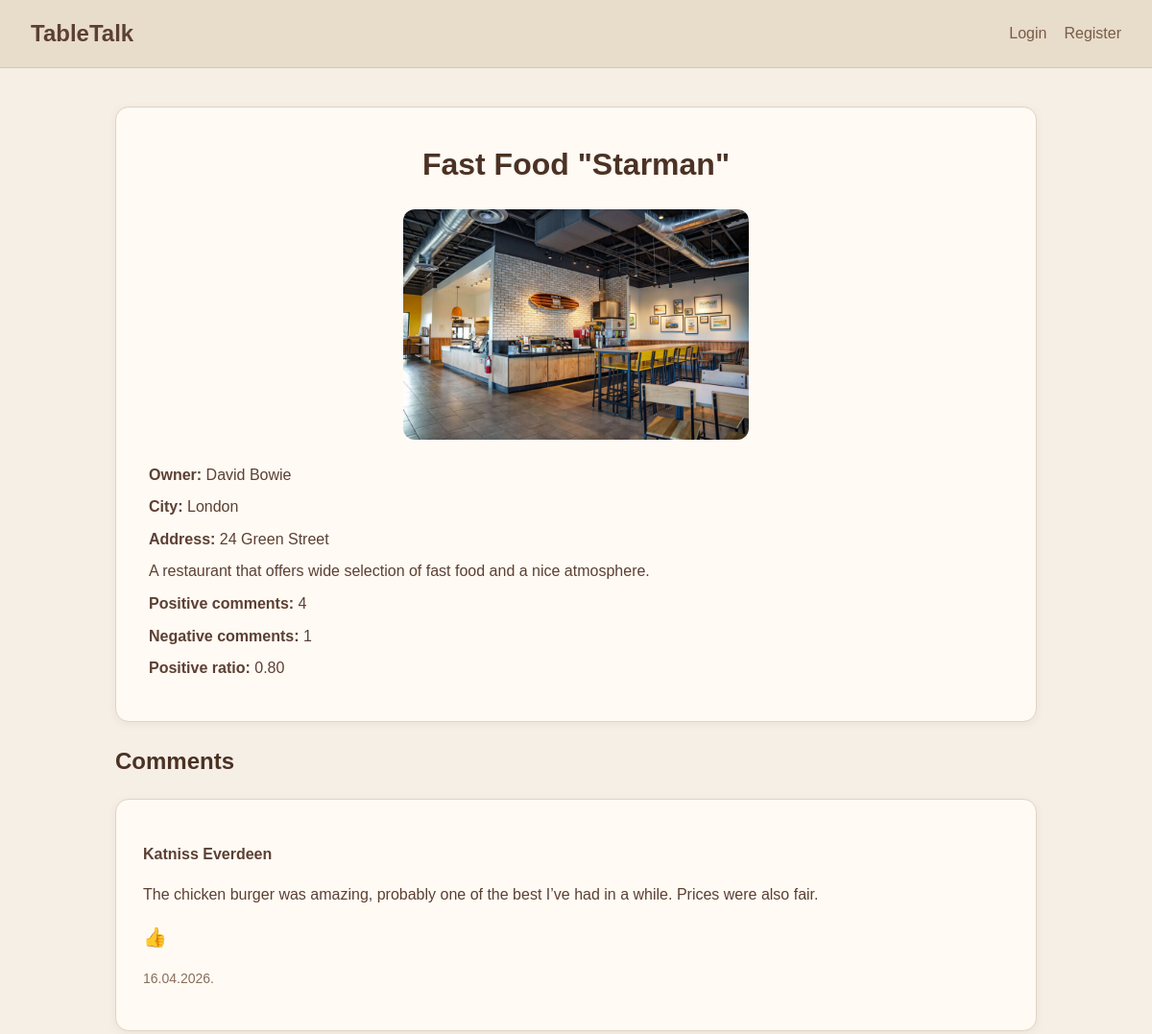
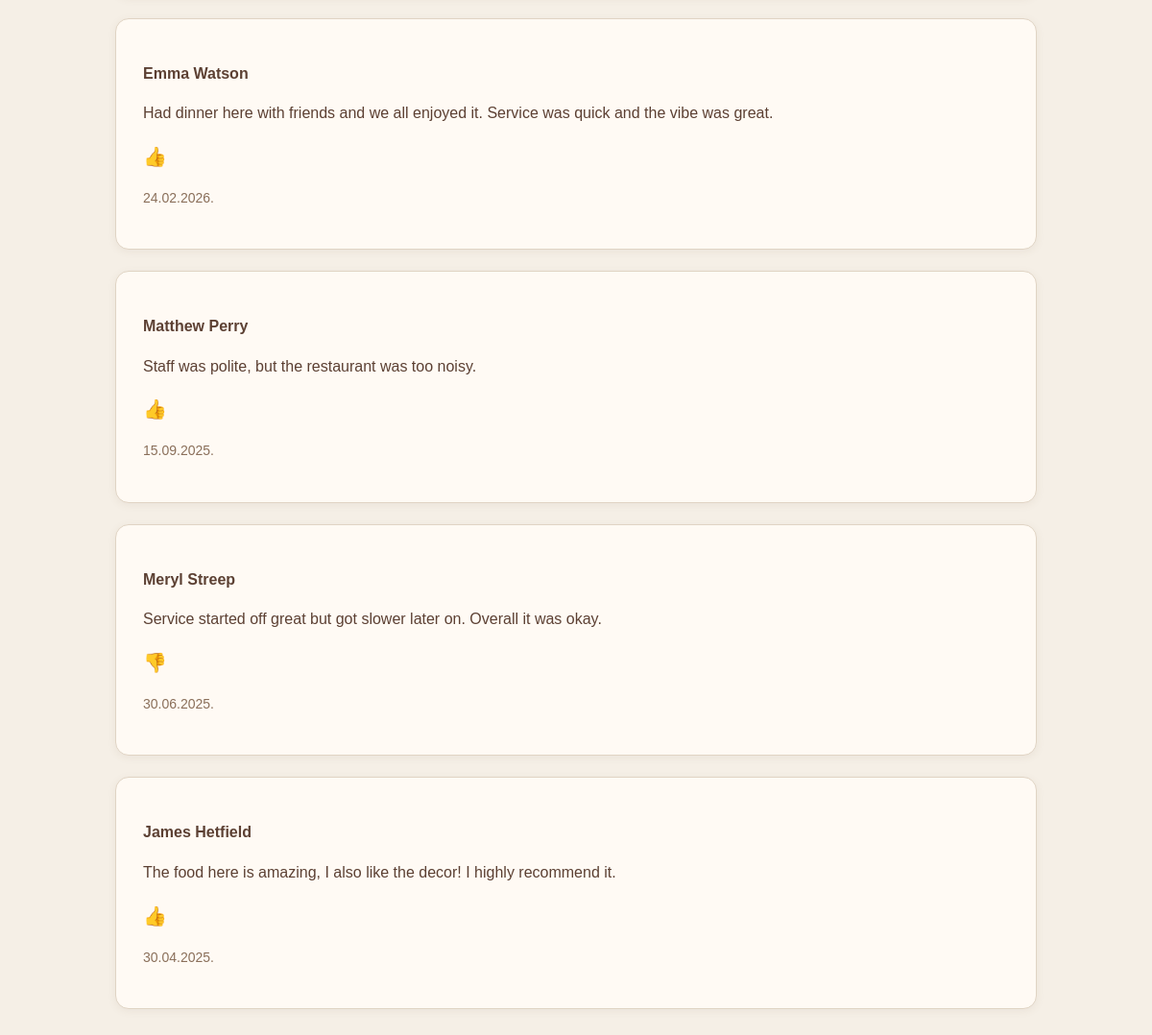
Page /restaurants/1/ on the committed database (2 pictures, top to bottom).
### app/models.py (models this page shows, shortened)
class Restaurant(models.Model):
    owner = models.OneToOneField(User, on_delete=models.CASCADE)
    name = models.CharField(max_length=100)
    description = models.TextField()
    city = models.CharField(max_length=100)
    address = models.CharField(max_length=200)
    image = models.ImageField(upload_to='restaurants/', blank=True, null=True)
    created_at = models.DateTimeField(default=timezone.now)

class Comment(models.Model):
    restaurant = models.ForeignKey(Restaurant, on_delete=models.CASCADE)
    user = models.ForeignKey(User, on_delete=models.CASCADE)
    text = models.TextField()
    sentiment = models.IntegerField()  # 0 ili 1
    created_at = models.DateTimeField(default=timezone.now)

### app/views.py (the view)
# urls.py: path('restaurants/<int:restaurant_id>/', views.restaurant_detail, name='restaurant_detail'),
def restaurant_detail(request, restaurant_id):
    restaurant = get_object_or_404(Restaurant, id=restaurant_id)
    comments = Comment.objects.filter(restaurant=restaurant).order_by('-created_at')
    total_comments = comments.count()
    positive_comments = comments.filter(sentiment=1).count()
    negative_comments = comments.filter(sentiment=0).count()
    ratio = 0
    if total_comments > 0:
        ratio = positive_comments / total_comments
    comment_form = CommentForm()
    return render(request, 'app/restaurant_detail.html', {
        'restaurant': restaurant,
        'comments': comments,
        'positive_comments': positive_comments,
        'negative_comments': negative_comments,
        'ratio': ratio,
        'comment_form': comment_form,
    })

### app/templates/app/restaurant_detail.html (shortened to what this page needs)
{% extends 'app/base.html' %}
{% block content %}
    <div class="card details-card">
        <h1 class="details-title">{{ restaurant.name }}</h1>
        {% if restaurant.image %}
            <img src="{{ restaurant.image.url }}" alt="{{ restaurant.name }}" class="details-image">
        {% endif %}
        <div class="inline-info">
            <p><strong>Owner:</strong> {{ restaurant.owner.first_name }} {{ restaurant.owner.last_name }}</p>
            <p><strong>City:</strong> {{ restaurant.city }}</p>
            <p><strong>Address:</strong> {{ restaurant.address }}</p>
            <p>{{ restaurant.description }}</p>
            <p><strong>Positive comments:</strong> {{ positive_comments }}</p>
            <p><strong>Negative comments:</strong> {{ negative_comments }}</p>
            <p><strong>Positive ratio:</strong> {{ ratio|floatformat:2 }}</p>
        </div>
    </div>
    <h2>Comments</h2>
    {% for comment in comments %}
        <div class="card">
            <p><strong>{{ comment.user.first_name }} {{ comment.user.last_name }}</strong></p>
            <p>{{ comment.text }}</p>
            <p>
                <span class="sentiment-emoji">
                    {% if comment.sentiment == 1 %}
                        👍
                    {% else %}
                        👎
                    {% endif %}
                </span>
            </p>
            <p class="small-text">{{ comment.created_at|date:"d.m.Y." }}</p>
        </div>
    {% empty %}
        <p class="empty-message">No comments yet.</p>
    {% endfor %}
{% endblock %}

### app/templates/app/base.html (shortened to what this page needs)
{% load static %}
<!DOCTYPE html>
<html lang="en">
<head>
    <link rel="stylesheet" href="{% static 'app/style.css' %}">
</head>
<body>
    <nav class="navbar">
        <div class="nav-left">
            <a href="/" class="brand">TableTalk</a>
        </div>
        <div class="nav-right">
            {% if user.is_authenticated %}
                {% if user.is_superuser %}
                    <a href="/admin/">Admin</a>
                {% endif %}
                {% if not user.is_superuser and user.profile.role == 'owner' %}
                    <a href="/restaurants/add/">Restaurant</a>
                    <a href="/statistics/">Statistics</a>
                {% endif %}
                <form method="post" action="/accounts/logout/" class="logout-form">
                    {% csrf_token %}
                    <button type="submit">Logout</button>
                </form>
            {% else %}
                <a href="/accounts/login/">Login</a>
                <a href="/accounts/register/">Register</a>
            {% endif %}
        </div>
    </nav>
    <main class="page-container">
        {% block content %}
        {% endblock %}
    </main>
</body>
</html>

### app/static/app/style.css (style rules this page uses)
* { box-sizing: border-box; }
body { margin: 0; font-family: Arial, sans-serif; background-color: #f5efe6; color: #5c4033; line-height: 1.6; }
a { color: #7a5c46; text-decoration: none; }
.navbar { background-color: #e8dccb; padding: 16px 32px; display: flex; justify-content: space-between; align-items: center; border-bottom: 1px solid #d8c7b0; }
.nav-left, .nav-right { display: flex; align-items: center; gap: 18px; }
.brand { font-size: 24px; font-weight: bold; color: #5c4033; }
.page-container { max-width: 1000px; margin: 40px auto; padding: 0 20px 40px; }
h1, h2, h3 { color: #4b3224; margin-top: 0; }
.card { background-color: #fffaf4; border: 1px solid #e0d4c4; border-radius: 14px; padding: 28px; margin-bottom: 22px; box-shadow: 0 2px 8px rgba(120, 95, 70, 0.08); }
.details-card { padding: 34px; }
.details-title { text-align: center; margin-bottom: 20px; }
.details-image { width: 100%; max-width: 360px; height: auto; border-radius: 12px; margin: 0 auto 24px; display: block; }
.small-text { color: #8a6f5a; font-size: 14px; }
.inline-info p { margin: 8px 0; }
.sentiment-emoji { font-size: 20px; }

### rows in the picture
Restaurant: name "Fast Food \"Starman\"", image (picture), owner.first_name "David", owner.last_name "Bowie", city "London", address "24 Green Street", description "A restaurant that offers wide selection of fast food and a nice atmosphere."
Comment: user.first_name "Katniss", user.last_name "Everdeen", text "The chicken burger was amazing, probably one of the best I’ve had in a while. Prices were also fair.", created_at "16.04.2026."
Comment: user.first_name "Emma", user.last_name "Watson", text "Had dinner here with friends and we all enjoyed it. Service was quick and the vibe was great.", created_at "24.02.2026."
Comment: user.first_name "Matthew", user.last_name "Perry", text "Staff was polite, but the restaurant was too noisy.", created_at "15.09.2025."
Comment: user.first_name "Meryl", user.last_name "Streep", text "Service started off great but got slower later on. Overall it was okay.", created_at "30.06.2025."
Comment: user.first_name "James", user.last_name "Hetfield", text "The food here is amazing, I also like the decor! I highly recommend it.", created_at "30.04.2025."

### other values in the picture
{{ positive_comments }} "4"
{{ negative_comments }} "1"
{{ ratio|floatformat:2 }} "0.80"
